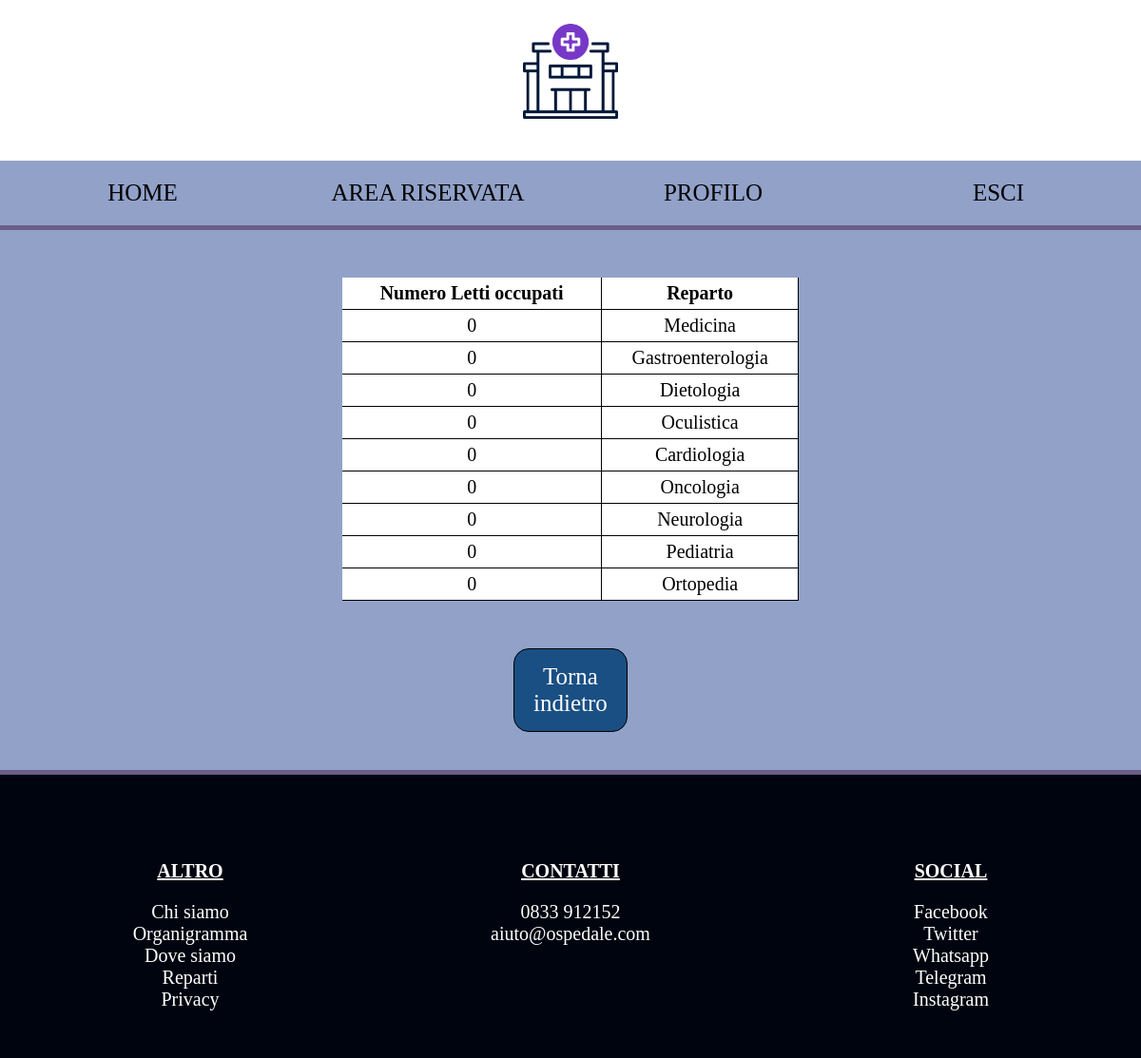
Page /sito_2.0/query3.php (signed in) on the committed database.
### tables this page shows
CREATE TABLE `reparti` (
  `NomeReparto` enum('Pronto soccorso','Medicina','Chirurgia','Gastroenterologia','Dietologia','Oculistica','Cardiologia','Oncologia','Neurologia','Pediatria','Ortopedia') NOT NULL,
  `Piano` enum('Piano Terra','Primo','Secondo','Terzo') NOT NULL
);

### sito_2.0/query3.php (the view, shortened to what this page needs)
<!DOCTYPE html>
<html lang="it">
<head>
        <link rel="stylesheet" href="css/main-riservato.css">
        <link rel="stylesheet" href="css/query3.css">
    </head>
    <body>
        <header>
            <?php include 'header.php' ?>
        </header>
        <nav>
            <?php include 'nav-riservato.php' ?>
        </nav>
        <div class="container">
            <?php
                require_once('accessoDB.php');
                $data = $_GET["Data"];
                $query = "SELECT COUNT(p.NumeroLetto) as 'Numero letti occupati', r.NomeReparto, p.DataInizio, p.DataFine
                        FROM Reparti r LEFT JOIN Letti l USING(NomeReparto) LEFT JOIN Prenotazioni p USING(NumeroLetto)
                        GROUP BY r.NomeReparto
                        HAVING ('$data' BETWEEN p.DataInizio AND p.DataFine) OR p.DataInizio IS NULL;";
                if($result = $connessione->query($query)){
                    if($result->num_rows>0){
                        echo '  <table>
                                    <tr>
                                        <th>Numero Letti occupati</th>
                                        <th>Reparto</th>
                                    </tr>
                            ';
                        foreach($result as $row):
                            echo '
                                <tr>
                                    <td>'. $row["Numero letti occupati"] . '</td>
                                    <td>'. $row["NomeReparto"] .'</td>
                                </tr>
                            ';
                        endforeach;
                        echo "</table>";
                    }else{
                        echo "<h2>Nessun risultato trovato</h2>";
                    }
                }else{
                    echo "<h2>Errore</h2>";
                }
                echo '<a href="area-riservata-paziente.php" class="link-indietro">Torna indietro</a>';
            ?>
        </div>
        <footer>
            <?php include 'footer.php' ?>
        </footer>
    </body>
</html>

### sito_2.0/header.php
<img src="img/logo.png" alt="">

### sito_2.0/nav-riservato.php
<ul>
    <a href="index.php"><li>HOME</li></a>
    <a href="area-riservata-paziente.php"><li>AREA RISERVATA</li></a>
    <a href="profilo.php"><li>PROFILO</li></a>
    <a href="esci.php"><li>ESCI</li></a>
</ul>

### sito_2.0/footer.php
<div>
    <p><b>ALTRO</b></p>
    <ul>
        <li><a href="pagina-in-sviluppo.php" target="_blank">Chi siamo</a></li>
        <li><a href="pagina-in-sviluppo.php" target="_blank">Organigramma</a></li>
        <li><a href="https://maps.google.it" target="_blank">Dove siamo</a></li>
        <li><a href="pagina-in-sviluppo.php" target="_blank">Reparti</a></li>
        <li><a href="pagina-in-sviluppo.php" target="_blank">Privacy</a></li>
    </ul>
</div>
<div>
    <p><b>CONTATTI</b></p>
    <ul>
        <li>0833 912152</li>
        <li>aiuto@ospedale.com</li>
    </ul>
</div>
<div>
    <p><b>SOCIAL</b></p>
    <ul>
        <li><a href="https://www.facebook.com" target="_blank">Facebook</a></li>
        <li><a href="https://www.x.com" target="_blank">Twitter</a></li>
        <li><a href="https://web.whatsapp.com" target="_blank">Whatsapp</a></li>
        <li><a href="https://web.telegram.org" target="_blank">Telegram</a></li>
        <li><a href="https://www.instagram.com" target="_blank">Instagram</a></li>
    </ul>
</div>

### sito_2.0/css/main-riservato.css (style rules this page uses)
html { background-color: #91a1c8; }
* { box-sizing: border-box; }
body { margin: 0; }
header { background-color: white; float: left; width: 100%; text-align: center; padding-bottom: 15px; }
header img { width: 150px; }
nav { float: left; width: 100%; }
nav ul { margin-block-start: 0; margin-block-end: 0; padding-inline-start: 0; }
nav ul li { background-color: #91a1c8; list-style-type: none; float: left; width: 25%; text-align: center; font-size: 25px; padding-top: 20px; padding-bottom: 20px; color: black; }
.container { min-height: 413px; background-color: #91a1c8; float: left; width: 100%; border-top: 5px solid #6b5e8a; }
footer { padding-top: 50px; padding-bottom: 50px; background-color: #00040f; color: white; border-top: 5px solid #6b5e8a; float: left; width: 100%; font-size: 20px; }
footer div { padding-top: 20px; text-align: center; float: left; width: 33.33333333333333%; }
footer div p b { text-decoration-line: underline ; }
footer div ul { list-style-type: none; text-align: center; margin-block-start: 0; margin-block-end: 0; padding-inline-start: 0; }
footer div ul a { text-decoration: none; color: white; }

### sito_2.0/css/query3.css (style rules this page uses)
table { font-size: 20px; background-color: white; text-align: center; border-spacing: 0px; margin-top: 50px; margin-right: 30%; margin-left: 30%; width: 40%; margin-bottom: 50px; }
th { padding: 5px; border-right: 1px solid black; border-bottom: 1px solid black; color: black; }
tr { border: 1px solid black; }
td { padding: 5px; border-right: 1px solid black; border-bottom: 1px solid black; }
.link-indietro { display: block; text-align: center; text-decoration: none; border: 1px solid black; padding: 15px; font-size: 25px; border-radius: 16px; background-color: #1a4f84; color: white; width: 10%; margin-right: 45%; margin-left: 45%; margin-bottom: 40px; }

### rows in the picture
reparti: Numero "0", NomeReparto "Medicina"
reparti: Numero "0", NomeReparto "Gastroenterologia"
reparti: Numero "0", NomeReparto "Dietologia"
reparti: Numero "0", NomeReparto "Oculistica"
reparti: Numero "0", NomeReparto "Cardiologia"
reparti: Numero "0", NomeReparto "Oncologia"
reparti: Numero "0", NomeReparto "Neurologia"
reparti: Numero "0", NomeReparto "Pediatria"
reparti: Numero "0", NomeReparto "Ortopedia"
